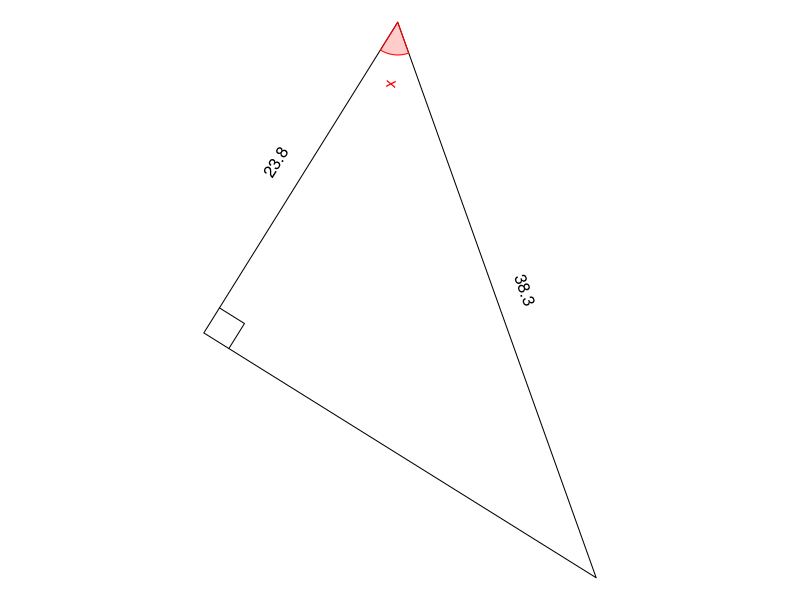

Here is the R script that generated this plot:
## ---- chunk 1
while(T){
    th = signif(round(runif(1,pi/12,pi/2-pi/12),3),3)
    al = round(runif(1,10,100),1)
    hl = round(al/cos(th),1)
    ol = hl*sin(th)
    ans = acos(al/hl)
    tol = 0.1
    an2 = signif(ans,3)
    canpass = T
    if(an2>1){
        if(an2%%0.01==0){
            canpass = F
        }
    } else {
        if(an2%%0.001==0){
            canpass = F
        }
    }
    if(ol>10 && al>10 && hl<100 && canpass){break}
}

angstr = "x"
astr = sprintf("%.1f",signif(al,3))
ostr = ""
hstr = sprintf("%.1f",signif(hl,3))

if(th<1){
    angstr2 = sprintf("%.3f",signif(ans,3))
    tol = 0.001
} else {
    angstr2 = sprintf("%.2f",signif(ans,3))
    tol = 0.01
}

## ---- chunk 2
par(mar=c(0,0,0,0),pty="s")

refl = sample(c(T,F),1)

bmp = 0.05
xs = c(0,cos(th),cos(th))
ys = c(0,0,sin(th))
xlo = cos(th)+bmp
ylo = sin(th)/2
srto = 90
xla = cos(th)/2
yla = -bmp
srta = 0
xlh = cos(th)/2+bmp*cos(th+pi/2)
ylh = sin(th)/2+bmp*sin(th+pi/2)
srth = th/pi*180
xang = bmp*cos(seq(0,th,pi/360))/th
yang = bmp*sin(seq(0,th,pi/360))/th
xlang = bmp*cos(th/2)/th+1*bmp*cos(th/2)
ylang = bmp*sin(th/2)/th+1*bmp*sin(th/2)
srtang = th/2/pi*180
xsq = c(cos(th)-bmp,cos(th)-bmp,cos(th))
ysq = c(0,bmp,bmp)

if(refl){
    xs = -xs
    xlo = -xlo
    srto = -90
    xla = -xla
    srta = 0
    xlh = -xlh
    srth = -th/pi*180
    xang = -xang
    xlang = -xlang
    srtang = -th/2/pi*180
    xsq = -xsq
}

rotang = runif(1,0,2*pi)

xs2 = xs*cos(rotang)-ys*sin(rotang)
ys2 = xs*sin(rotang)+ys*cos(rotang)
xlo2 = xlo*cos(rotang)-ylo*sin(rotang)
ylo2 = xlo*sin(rotang)+ylo*cos(rotang)
srto2 = (srto+rotang/pi*180+90)%%180-90
xla2 = xla*cos(rotang)-yla*sin(rotang)
yla2 = xla*sin(rotang)+yla*cos(rotang)
srta2 = (srta+rotang/pi*180+90)%%180-90
xlh2 = xlh*cos(rotang)-ylh*sin(rotang)
ylh2 = xlh*sin(rotang)+ylh*cos(rotang)
srth2 = (srth+rotang/pi*180+90)%%180-90
srtang2 = (srtang+rotang/pi*180+90)%%180-90
xang2 = xang*cos(rotang)-yang*sin(rotang)
yang2 = xang*sin(rotang)+yang*cos(rotang)
xlang2 = xlang*cos(rotang)-ylang*sin(rotang)
ylang2 = xlang*sin(rotang)+ylang*cos(rotang)
xsq2 = xsq*cos(rotang)-ysq*sin(rotang)
ysq2 = xsq*sin(rotang)+ysq*cos(rotang)

xxx = c(xs2,xlo2,xla2,xlh2,xlang2)
yyy = c(ys2,ylo2,yla2,ylh2,ylang2)

widx = (max(xxx)-min(xxx))/2
widy = (max(yyy)-min(yyy))/2
midx = (max(xxx)+min(xxx))/2
midy = (max(yyy)+min(yyy))/2
wid = max(c(widx,widy))

plot(0,0,"n",xlim=c(midx-wid,midx+wid),ylim=c(midy-wid,midy+wid),axes=F,ann=F)

polygon(xs2,ys2)
lines(xsq2,ysq2)
text(xlo2,ylo2,ostr,srt=srto2)
text(xla2,yla2,astr,srt=srta2)
text(xlh2,ylh2,hstr,srt=srth2)
polygon(c(0,xang2),c(0,yang2),border="red",col=rgb(1,0,0,0.2))
text(xlang2,ylang2,angstr,srt=srtang2,col="red")
